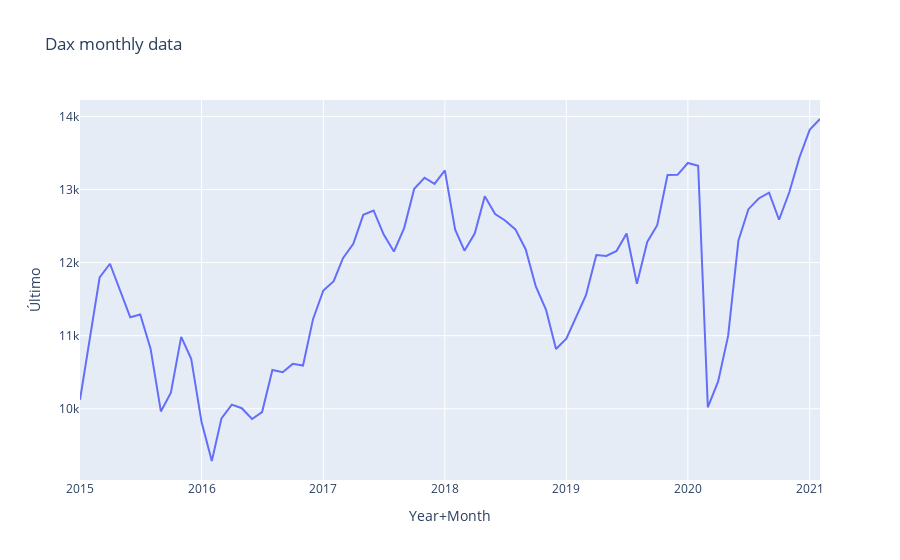

The notebook cell saved with this chart:
### Code cell
fig = px.line(dax_preprocessed2_grouped_mean, x="Year+Month", y="Último", title='Dax monthly data')
fig.show()
